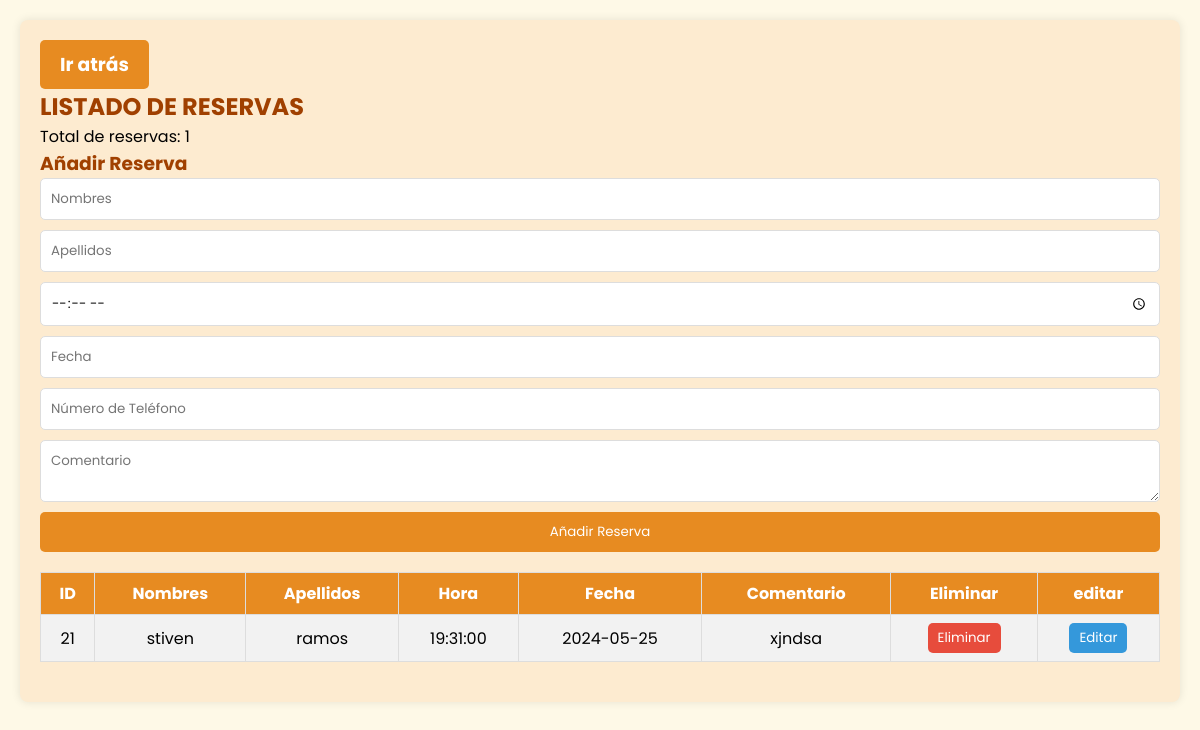
/tabla_reserva.php, run on the app's committed database.
### tables this page shows
CREATE TABLE `reserva_usuario` (
  `id` int(11) NOT NULL,
  `nombres` varchar(20) NOT NULL,
  `apellidos` varchar(20) NOT NULL,
  `time` time NOT NULL,
  `date` date NOT NULL,
  `numero` char(13) NOT NULL,
  `comentario` varchar(500) NOT NULL
);

### tabla_reserva.php (the view, shortened to what this page needs)
<?php
include 'conexion_reserva.php';
$consulta = "SELECT COUNT(*) AS total_reservas FROM reserva_usuario";
$result = mysqli_query($conexion, $consulta);
$total_reservas = mysqli_fetch_assoc($result)['total_reservas'];
$consulta = "SELECT * FROM reserva_usuario";
$result = mysqli_query($conexion, $consulta);
?>
<!DOCTYPE html>
<html lang="en">
<head>
    <link rel="stylesheet" href="https://code.jquery.com/ui/1.12.1/themes/base/jquery-ui.css">
    <link rel="stylesheet" href="https://cdnjs.cloudflare.com/ajax/libs/jquery-timepicker/1.13.18/jquery.timepicker.min.css">
</head>
<body>
    <div class="container">
        <h3><a href="XBARBER.php" class="back-button">Ir atrás</a></h3>
        <h2>LISTADO DE RESERVAS</h2>
        <p>Total de reservas: <?php echo $total_reservas; ?></p>
        <div class="form-container">
            <h3>Añadir Reserva</h3>
            <form action="" method="POST">
                <input type="text" name="nombres" placeholder="Nombres" required>
                <input type="text" name="apellidos" placeholder="Apellidos" required>
                <input type="time" id="timepicker" name="time" placeholder="Hora" required>
                <input type="text" id="datepicker" name="date" placeholder="Fecha" required>
                <input type="text" name="numero" placeholder="Número de Teléfono" required>
                <textarea name="comentario" placeholder="Comentario" required></textarea>
                <button type="submit" name="add">Añadir Reserva</button>
            </form>
        </div>
        <table>
            <tr>
                <th>ID</th>
                <th>Nombres</th>
                <th>Apellidos</th>
                <th>Hora</th>
                <th>Fecha</th>
                <th>Comentario</th>
                <th>Eliminar</th>
                <th>editar</th>
            </tr>
            <?php
while ($colum = mysqli_fetch_array($result)) {
    echo "<tr>";
    echo "<td>" . $colum['id'] . "</td>";
    echo "<td>" . $colum['nombres'] . "</td>";
    echo "<td>" . $colum['apellidos'] . "</td>";
    echo "<td>" . $colum['time'] . "</td>";
    echo "<td>" . $colum['date'] . "</td>";
    echo "<td>" . $colum['comentario'] . "</td>";
    echo "<td>
            <form action='' method='POST' style='display:inline-block;' onsubmit='return confirm(\"¿Estás seguro de que deseas eliminar este registro?\");'>
                <input type='hidden' name='id' value='" . $colum['id'] . "'>
                <button type='submit' name='delete' style='background-color:#e74c3c;color:white;border:none;padding:5px 10px;border-radius:5px;cursor:pointer;'>Eliminar</button>
            </form>
          </td>";
    echo "<td>
            <form action='editar_reserva.php' method='POST' style='display:inline-block;'>
                <input type='hidden' name='id' value='" . $colum['id'] . "'>
                <button type='submit' name='edit' style='background-color:#3498db;color:white;border:none;padding:5px 10px;border-radius:5px;cursor:pointer;'>Editar</button>
            </form>
          </td>";
    echo "</tr>";
}
?>
        </table>
    </div>
</body>
</html>

### tabla_reserva.php (style rules this page uses)
* { margin: 0; padding: 0; box-sizing: border-box; font-family: "Poppins", sans-serif; }
body { font-family: Arial, sans-serif; background-color: #FEF9E7 ; margin: 0; padding: 20px; }
h1, h2, h3 { color:#A04000; }
table { width: 100%; border-collapse: collapse; margin-bottom: 20px; }
th, td { border: 1px solid #ddd; padding: 8px; text-align: center; }
th { background-color: #e78b21; color: white; }
tr:nth-child(even) { background-color: #f2f2f2; }
.container { background-color: #FDEBD0 ; padding: 20px; border-radius: 8px; box-shadow: 0 0 10px rgba(0, 0, 0, 0.1); }
.back-button { display: inline-block; padding: 10px 20px; background-color: #e78b21; color: white; text-decoration: none; border-radius: 5px; transition: background-color 0.3s; }
.form-container { margin-bottom: 20px; }
.form-container form { display: flex; flex-direction: column; }
.form-container input, .form-container textarea { margin-bottom: 10px; padding: 10px; border: 1px solid #ddd; border-radius: 5px; }
.form-container button { padding: 10px; background-color: #e78b21; color: white; border: none; border-radius: 5px; cursor: pointer; transition: background-color 0.3s; }

### data on the page
reserva_usuario: id "21", nombres "stiven", apellidos "ramos", time "19:31:00", date "2024-05-25", comentario "xjndsa"

### other printed values
$total_reservas "1"
